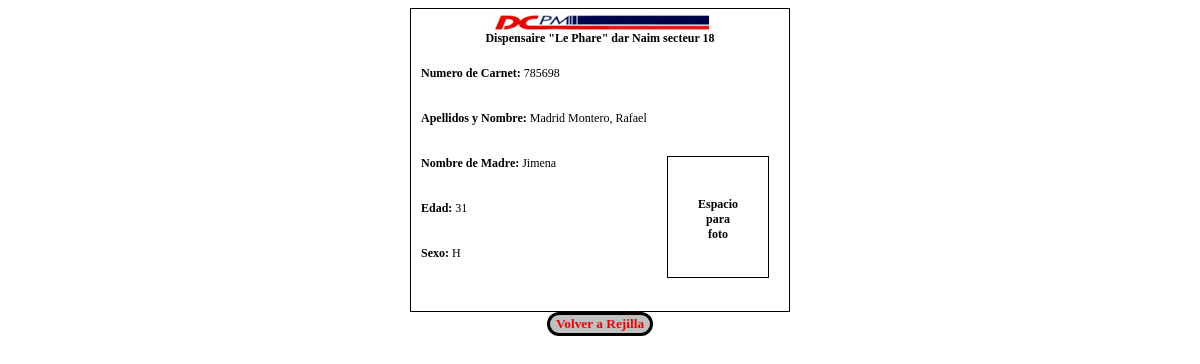
The page /carnet.php?id=4 on the database its author committed.
### tables this page shows
CREATE TABLE IF NOT EXISTS `pacientes` (
  `id` bigint(20) NOT NULL AUTO_INCREMENT,
  `nombre` varchar(45) NOT NULL,
  `apellidos` varchar(100) DEFAULT NULL,
  `numero_carnet` varchar(15) DEFAULT NULL,
  `fecha_nacimiento` date DEFAULT NULL,
  `sexo` char(1) NOT NULL,
  `nombre_madre` varchar(100) DEFAULT NULL,
  `telefono` varchar(10) DEFAULT NULL,
  `barrio` varchar(45) DEFAULT NULL,
  `distancia` int(11) DEFAULT NULL,
  PRIMARY KEY (`id`)
);

### clase_bd.php (called while the page is built, shortened)
<?php
class bd
    {
    private $servidor, $bd, $usuario, $clave;
    public function __construct()
        {
        $this->servidor=SERVIDOR;
        $this->bd=BD;
        $this->usuario=USUARIO;
        $this->clave=PASSWORD;
        }
    public function consultar($consulta)
        {
        try
            {
            $link = mysql_connect($this->servidor,$this->usuario,$this->clave);
            $result = mysql_query($consulta, $link);
            return $result;
            }
        catch (Exception $e)
            {
            throw new Exception ("Error de base de datos.<br>".$e->getMessage());
            }
        }
    }
?>

### carnet.php (the view, shortened to what this page needs)
<?php
include_once ('clase_bd.php') ;
$bd=new bd();
$id=$_GET['id'];
$consulta=$bd->consultar("SELECT *,concat(pacientes.apellidos,', ',pacientes.nombre) AS Paciente FROM pacientes where id='".$id."'");
$edad=$bd->consultar("SELECT floor (DATEDIFF(now(),`fecha_nacimiento`)/365) as Edad from pacientes where id='".$id."'");
if($consulta)
    {
    $fila=mysql_fetch_array($consulta);
    }
else
    {
    echo "El registro no existe!!!!";
    }
?>
<html>
    <head>
        <link rel="stylesheet" type="text/css" href="estilos_carnet.css"/>
    </head>
    <body>
        <div id="carnet">
                <div id="cabecera">
                    <img src="imagenes/cabecera_carnet.png" alt="Logo DCPM"/><br/>
                    <span>Dispensaire "Le Phare" dar Naim secteur 18</span>
                </div>
                <div id="cuerpo">
                    <div class="espaciado">
                        <span>Numero de Carnet:</span>
                        <?php echo  $fila['numero_carnet']; ?>
                    </div>
                    <div class="espaciado">
                        <span>Apellidos y Nombre:</span>
                        <?php echo $fila['Paciente'];?>
                    </div>
                    <div id="foto">
                        <div id="texto_foto">
                        <span>Espacio<br/> para<br/> foto<br/>
                        </div>
                    </div>
                    <div class="espaciado">
                        <span>Nombre de Madre:</span>
                        <?php echo  $fila['nombre_madre']; ?>
                    </div>
                    <div class="espaciado">
                        <span>Edad:</span>
                        <?php
                            $edad=mysql_fetch_array($edad);
                            echo $edad['Edad'];
                        ?>
                    </div>
                    <div class="espaciado">
                        <span>Sexo:</span>
                        <?php echo  $fila['sexo']; ?>
                    </div>
                </div>
        </div>
        <form name="form_carnet" method="get" action="index.php?">
            <input class="boton" type="submit" name="volver" value="Volver a Rejilla"/>
        </form>
    </body>
</html>

### estilos_carnet.css (style rules this page uses)
body { background-color:#FFFFFF; color:black; font-family: verdana; font-size: 12px; }
#carnet { width: 378px; height: 302px; border:1px black solid; margin: auto; }
#cabecera { text-align: center; }
#cuerpo { margin-top:20px; margin-left: 10px; }
.espaciado { margin-bottom: 30px; }
#foto { float:right; width: 100px; height: 120px; margin-right: 20px; text-align: center; border:1px black solid; }
#texto_foto { margin-top:40px; }
span { font-weight: bold; }
form { text-align: center; }
input,select { background-color:#010245; color:#FFFFFF; }
.boton { background-color:silver; font-family:fantasy; font-weight:bold; color:#F00202; border-radius:50px; border:solid black; }

### carnet.php (style rules this page uses)
input { display:none; }

### rows shown on the page
pacientes: numero_carnet "785698", nombre_madre "Jimena", sexo "H"

### other values the page prints
$fila['Paciente'] "Madrid Montero, Rafael"
$edad['Edad'] "31"
